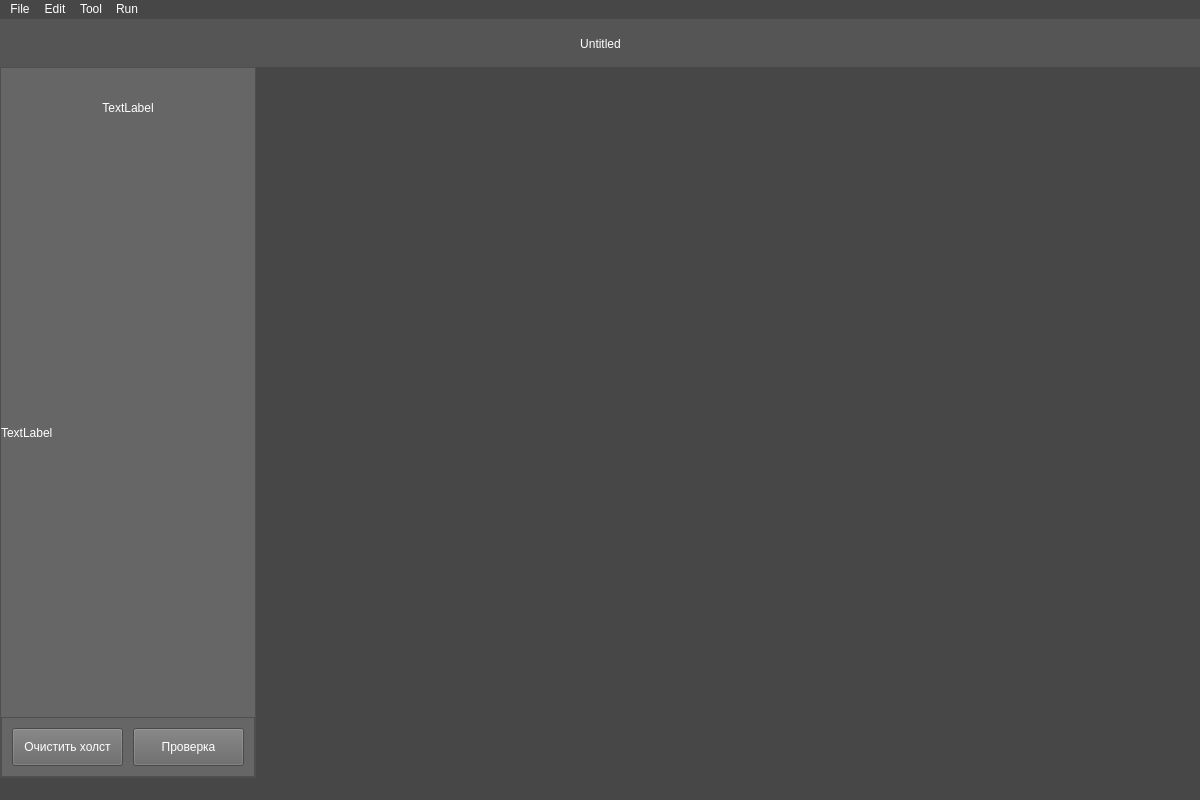
<?xml version="1.0" encoding="UTF-8"?>
<ui version="4.0">
 <class>PlaygroundWindow</class>
 <widget class="QMainWindow" name="PlaygroundWindow">
  <property name="geometry">
   <rect>
    <x>0</x>
    <y>0</y>
    <width>1200</width>
    <height>800</height>
   </rect>
  </property>
  <property name="windowTitle">
   <string>PlaygroundWindow</string>
  </property>
  <property name="styleSheet">
   <string notr="true">background-color: rgb(71, 71, 71);
color: rgb(255, 255, 255);</string>
  </property>
  <widget class="QWidget" name="centralwidget">
   <layout class="QHBoxLayout" name="horizontalLayout_2">
    <property name="spacing">
     <number>0</number>
    </property>
    <property name="leftMargin">
     <number>0</number>
    </property>
    <property name="topMargin">
     <number>0</number>
    </property>
    <property name="rightMargin">
     <number>0</number>
    </property>
    <property name="bottomMargin">
     <number>0</number>
    </property>
    <item>
     <layout class="QVBoxLayout" name="vLayout">
      <property name="spacing">
       <number>0</number>
      </property>
      <item>
       <widget class="QFrame" name="upperFrame">
        <property name="maximumSize">
         <size>
          <width>16777215</width>
          <height>48</height>
         </size>
        </property>
        <property name="styleSheet">
         <string notr="true">background-color: rgb(85, 85, 85);</string>
        </property>
        <property name="frameShape">
         <enum>QFrame::StyledPanel</enum>
        </property>
        <property name="frameShadow">
         <enum>QFrame::Raised</enum>
        </property>
        <widget class="QWidget" name="horizontalLayoutWidget_2">
         <property name="geometry">
          <rect>
           <x>0</x>
           <y>0</y>
           <width>1201</width>
           <height>51</height>
          </rect>
         </property>
         <layout class="QHBoxLayout" name="horizontalLayout_4">
          <property name="spacing">
           <number>0</number>
          </property>
          <item>
           <widget class="QFrame" name="frame">
            <property name="minimumSize">
             <size>
              <width>208</width>
              <height>0</height>
             </size>
            </property>
            <property name="maximumSize">
             <size>
              <width>208</width>
              <height>16777215</height>
             </size>
            </property>
           </widget>
          </item>
          <item>
           <spacer name="horizontalSpacer">
            <property name="orientation">
             <enum>Qt::Horizontal</enum>
            </property>
            <property name="sizeHint" stdset="0">
             <size>
              <width>40</width>
              <height>20</height>
             </size>
            </property>
           </spacer>
          </item>
          <item>
           <widget class="QLabel" name="titleLabel">
            <property name="sizePolicy">
             <sizepolicy hsizetype="Expanding" vsizetype="Preferred">
              <horstretch>0</horstretch>
              <verstretch>0</verstretch>
             </sizepolicy>
            </property>
            <property name="minimumSize">
             <size>
              <width>224</width>
              <height>0</height>
             </size>
            </property>
            <property name="maximumSize">
             <size>
              <width>16777215</width>
              <height>48</height>
             </size>
            </property>
            <property name="text">
             <string>Untitled</string>
            </property>
            <property name="alignment">
             <set>Qt::AlignCenter</set>
            </property>
           </widget>
          </item>
          <item>
           <spacer name="horizontalSpacer_2">
            <property name="orientation">
             <enum>Qt::Horizontal</enum>
            </property>
            <property name="sizeHint" stdset="0">
             <size>
              <width>40</width>
              <height>20</height>
             </size>
            </property>
           </spacer>
          </item>
          <item>
           <widget class="QWidget" name="widget" native="true">
            <property name="minimumSize">
             <size>
              <width>208</width>
              <height>0</height>
             </size>
            </property>
           </widget>
          </item>
         </layout>
        </widget>
       </widget>
      </item>
      <item>
       <layout class="QHBoxLayout" name="hLayout">
        <property name="spacing">
         <number>0</number>
        </property>
        <item>
         <widget class="QFrame" name="leftFrame">
          <property name="maximumSize">
           <size>
            <width>256</width>
            <height>16777215</height>
           </size>
          </property>
          <property name="styleSheet">
           <string notr="true">border-color: rgb(112, 0, 0);
background-color: rgb(102, 102, 102);</string>
          </property>
          <property name="frameShape">
           <enum>QFrame::StyledPanel</enum>
          </property>
          <property name="frameShadow">
           <enum>QFrame::Raised</enum>
          </property>
          <layout class="QVBoxLayout" name="verticalLayout">
           <property name="spacing">
            <number>0</number>
           </property>
           <property name="leftMargin">
            <number>0</number>
           </property>
           <property name="topMargin">
            <number>0</number>
           </property>
           <property name="rightMargin">
            <number>0</number>
           </property>
           <property name="bottomMargin">
            <number>0</number>
           </property>
           <item>
            <widget class="QLabel" name="taskTitle">
             <property name="maximumSize">
              <size>
               <width>16777215</width>
               <height>80</height>
              </size>
             </property>
             <property name="text">
              <string>TextLabel</string>
             </property>
             <property name="alignment">
              <set>Qt::AlignCenter</set>
             </property>
            </widget>
           </item>
           <item>
            <widget class="QLabel" name="taskDesc">
             <property name="text">
              <string>TextLabel</string>
             </property>
             <property name="wordWrap">
              <bool>true</bool>
             </property>
             <property name="margin">
              <number>10</number>
             </property>
            </widget>
           </item>
           <item>
            <widget class="QFrame" name="frame_2">
             <property name="maximumSize">
              <size>
               <width>16777215</width>
               <height>60</height>
              </size>
             </property>
             <property name="frameShape">
              <enum>QFrame::StyledPanel</enum>
             </property>
             <property name="frameShadow">
              <enum>QFrame::Raised</enum>
             </property>
             <layout class="QHBoxLayout" name="horizontalLayout">
              <property name="spacing">
               <number>10</number>
              </property>
              <property name="leftMargin">
               <number>10</number>
              </property>
              <property name="topMargin">
               <number>10</number>
              </property>
              <property name="rightMargin">
               <number>10</number>
              </property>
              <property name="bottomMargin">
               <number>10</number>
              </property>
              <item>
               <widget class="QPushButton" name="clearButton">
                <property name="maximumSize">
                 <size>
                  <width>16777215</width>
                  <height>40</height>
                 </size>
                </property>
                <property name="text">
                 <string>Очистить холст</string>
                </property>
               </widget>
              </item>
              <item>
               <widget class="QPushButton" name="checkButton">
                <property name="maximumSize">
                 <size>
                  <width>16777215</width>
                  <height>40</height>
                 </size>
                </property>
                <property name="text">
                 <string>Проверка</string>
                </property>
               </widget>
              </item>
             </layout>
            </widget>
           </item>
          </layout>
         </widget>
        </item>
        <item>
         <widget class="QFrame" name="mainFrame">
          <property name="mouseTracking">
           <bool>false</bool>
          </property>
         </widget>
        </item>
       </layout>
      </item>
     </layout>
    </item>
   </layout>
  </widget>
  <widget class="QStatusBar" name="statusbar"/>
  <widget class="QMenuBar" name="menuBar">
   <property name="geometry">
    <rect>
     <x>0</x>
     <y>0</y>
     <width>1200</width>
     <height>21</height>
    </rect>
   </property>
   <widget class="QMenu" name="menuFile">
    <property name="title">
     <string>File</string>
    </property>
    <addaction name="actionRetry"/>
    <addaction name="separator"/>
    <addaction name="actionExit"/>
   </widget>
   <widget class="QMenu" name="menuEdit">
    <property name="title">
     <string>Edit</string>
    </property>
    <addaction name="actionSelectAll"/>
   </widget>
   <widget class="QMenu" name="menuTool">
    <property name="title">
     <string>Tool</string>
    </property>
    <addaction name="actionSelect"/>
    <addaction name="actionNode"/>
    <addaction name="actionEdge"/>
    <addaction name="actionHand"/>
   </widget>
   <widget class="QMenu" name="menuRun">
    <property name="title">
     <string>Run</string>
    </property>
    <addaction name="actionTest"/>
   </widget>
   <addaction name="menuFile"/>
   <addaction name="menuEdit"/>
   <addaction name="menuTool"/>
   <addaction name="menuRun"/>
  </widget>
  <action name="actionTest">
   <property name="text">
    <string>Test</string>
   </property>
  </action>
  <action name="actionSelect">
   <property name="text">
    <string>Select</string>
   </property>
  </action>
  <action name="actionNode">
   <property name="text">
    <string>Node</string>
   </property>
  </action>
  <action name="actionEdge">
   <property name="text">
    <string>Edge</string>
   </property>
  </action>
  <action name="actionHand">
   <property name="text">
    <string>Hand</string>
   </property>
  </action>
  <action name="actionSelectAll">
   <property name="text">
    <string>Select All</string>
   </property>
  </action>
  <action name="actionRetry">
   <property name="text">
    <string>Retry</string>
   </property>
  </action>
  <action name="actionExit">
   <property name="text">
    <string>Exit</string>
   </property>
  </action>
 </widget>
 <resources/>
 <connections/>
</ui>
